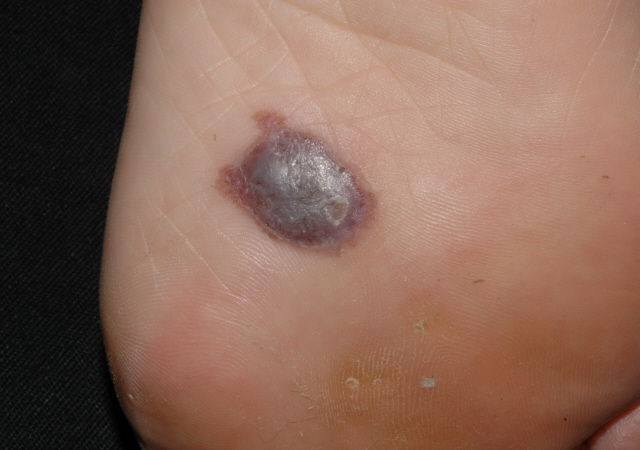
#> input picture YOUTUBE/melanoma.jpg, 640 x 450 px
$ python edge_detector_CANNY.py
#> lines starting #> are read from the running program, lines starting #| are printed output that depends on the picture; after the words box and inside, x2 and y2 are one past the last pixel; in counts of white or black regions, pixels touching at a corner belong together
import cv2
cartas = cv2.imread("melanoma.jpg")
#> cartas is the input picture: shape (450, 640, 3); mean B, G, R 87.5, 102.3, 136.6

gris = cv2.cvtColor(cartas,cv2.COLOR_BGR2GRAY)
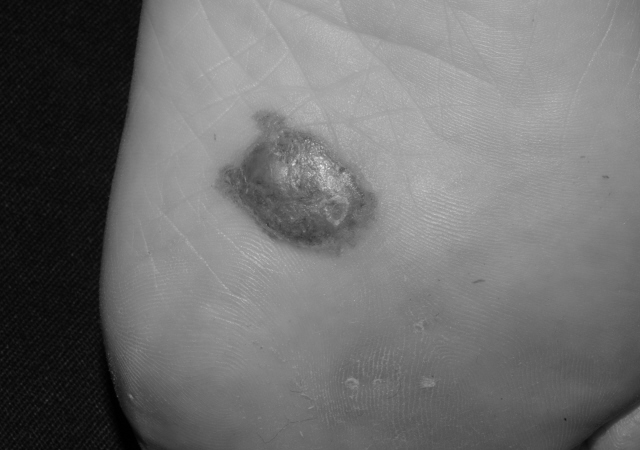
#> gris: shape (450, 640); min 0, max 231, mean 110.9
bordes = cv2.Canny(gris,180,200) #this function detect the edges (image,lowvalue,highvalue)
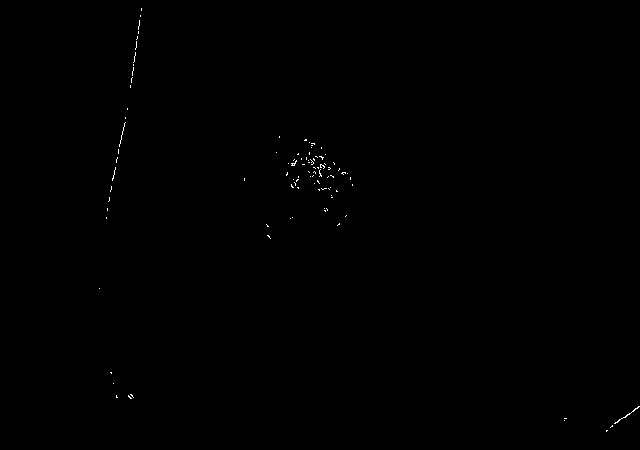
#> bordes: shape (450, 640); 0.15% white in thin lines or dots, all inside (x1, y1, x2, y2) = (99, 8, 640, 432)

ctns,_= cv2.findContours(bordes,cv2.RETR_EXTERNAL,cv2.CHAIN_APPROX_SIMPLE)
#> ctns = 99 contours, all with area under 20
cv2.drawContours(cartas,ctns,-1,(0,255,0),2)
if len(ctns)>=29:
    print("ENFERMEDAD DE PIEL")
    print("Numero de contornos: ",len(ctns))
#| Numero de contornos:  99
    text=("ENFERMEDAD DE PIEL")
else:
    print("SIN ENFERMEDAD")
    text=str(len(ctns))

cv2.putText(cartas,text,(20,20),cv2.FONT_HERSHEY_DUPLEX,0.7,(0,255,0),1)
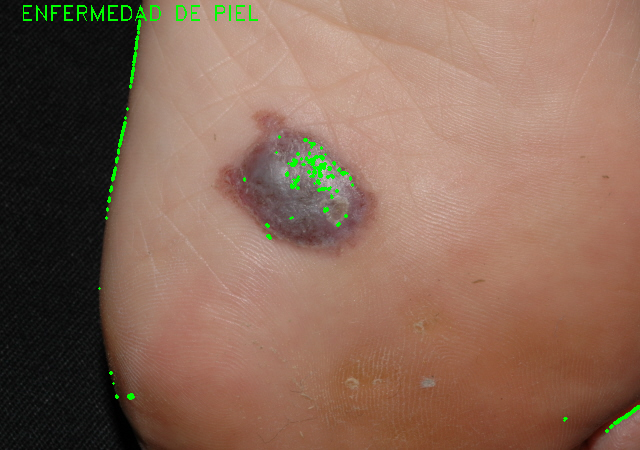
#> cartas: shape (450, 640, 3); mean B, G, R 86.8, 103.9, 135.6
cv2.imshow("bordes",bordes)
cv2.imshow("cartas",cartas)
cv2.waitKey(0)
cv2.destroyAllWindows()

$ run again, with YOUTUBE/glaucoma.jpg copied over YOUTUBE/melanoma.jpg
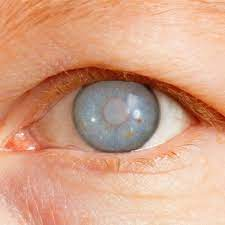
#> input picture YOUTUBE/glaucoma.jpg, 225 x 225 px
#> cartas is the input picture: shape (225, 225, 3); mean B, G, R 134.8, 161.8, 212.5
#> `bordes = cv2.Canny(gris,180,200)`:
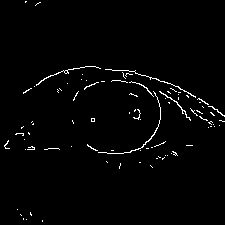
#> bordes: shape (225, 225); 1.8% white in thin lines or dots
#> ctns = 86 contours, 84 with area under 20; largest, box (x1, y1, x2, y2) and area: (159, 91, 191, 121) 22, (36, 66, 101, 86) 21
#| Numero de contornos:  86
#> `cv2.putText(cartas,text,(20,20),cv2.FONT_HERSHEY_DUPLEX,0.7,(0,255,0),1)`:
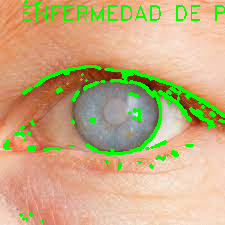
#> cartas: shape (225, 225, 3); mean B, G, R 127.8, 172.2, 198.5
